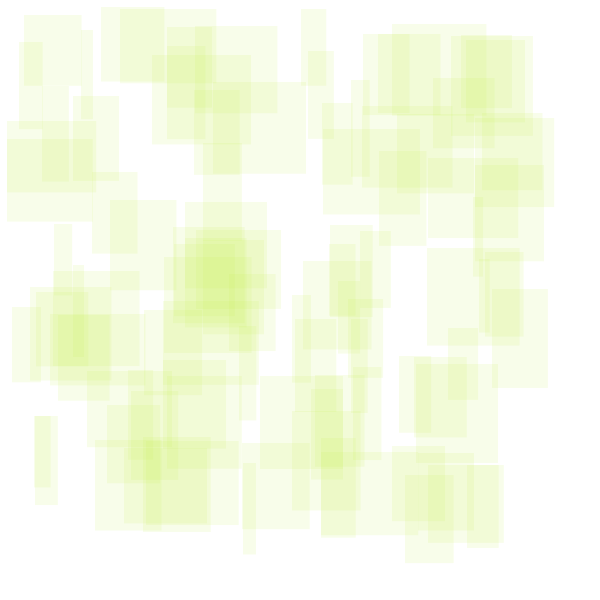
Frame 1 (no input)
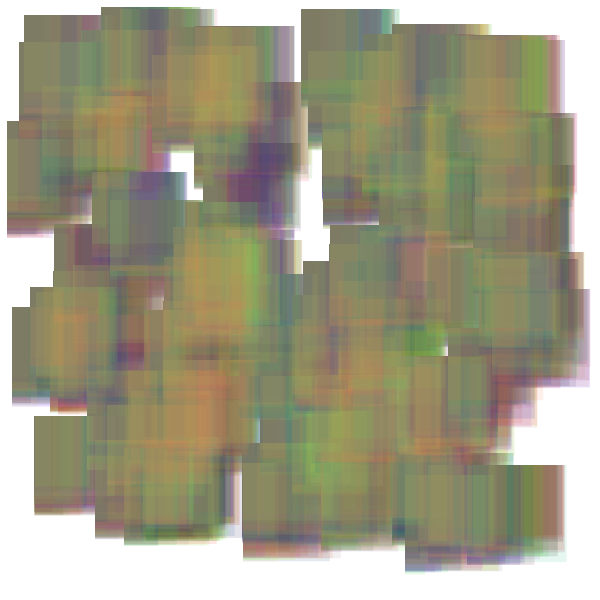
Frame 60 (the mouse pressed at the canvas centre just before this capture)
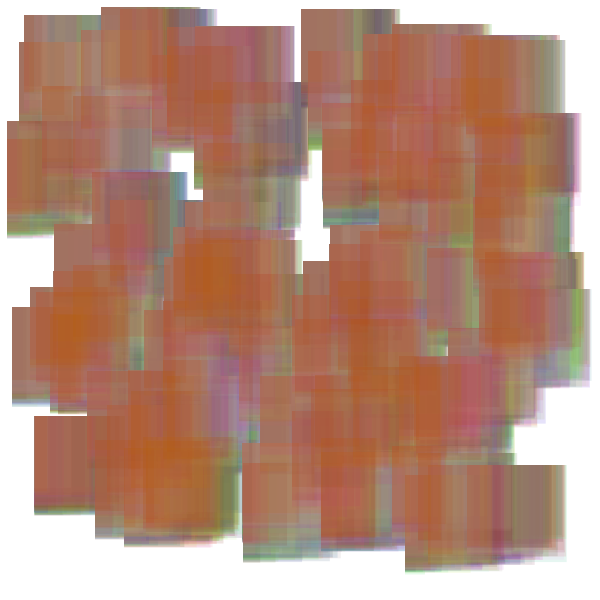
Frame 120 (the mouse held since frame 60 and released just before this capture)

The Processing sketch that drew these frames (run headless with seeded random() and noise(); from frame 60 on, the mouse is pressed at the canvas centre):

// Processing sketch: processing_66764
// ── processing_66764.pde

int[] rectPosX;
int[] rectPosY;

void setup() {
  size(600,600);
  background(255);
  noStroke();
  
  rectPosX = new int[100];
  rectPosY = new int[100];
  
  for (int i = 0; i<rectPosX.length; i++ ) {
    rectPosX[i] = (int)random(0,500);
    rectPosY[i] = (int)random(0,500);
  }

  frameRate(5);
  
}

void draw() {
  fill((int)random(0,255), (int)random(0,255), (int)random(0,255), 30);
  for (int i = 0; i<rectPosX.length; i++ ) {
    rect(rectPosX[i], rectPosY[i], random(10, 100), random(70, 100));
  }

}
